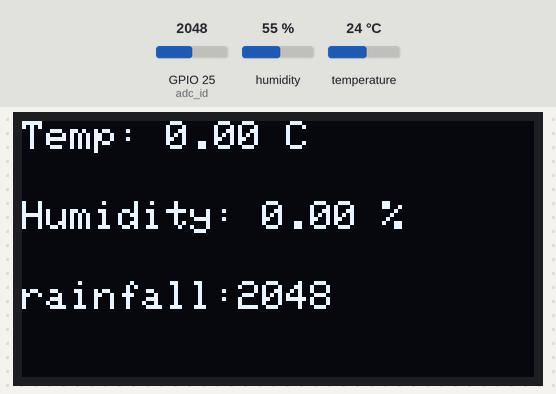
Bench run of a sketch on a simulated ESP32. Shown: 128×64 one-colour display. The test bench sets the inputs (shaded band); at power-on: humidity 55 %, GPIO 25 (adc_id) = 2048, temperature 24 °C.

Above: at 3.2 s.
3.3 s: humidity set to 22 %
At 6.4 s:
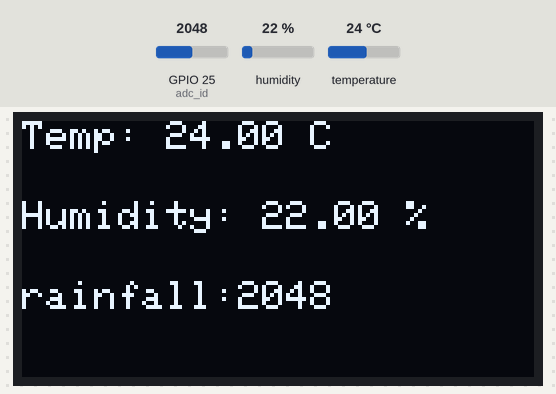
7.6 s: GPIO 25 (adc_id) set to 1960
At 8.9 s:
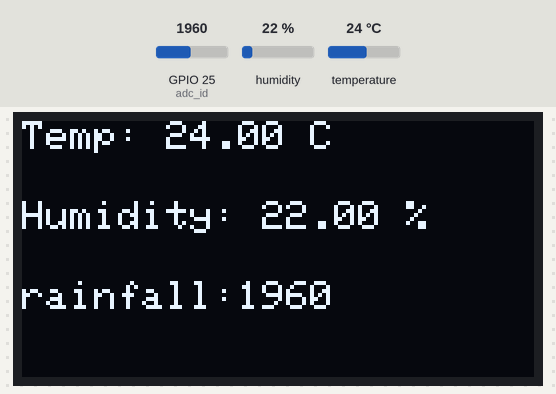
10.3 s: temperature set to 12 °C
At 15.1 s:
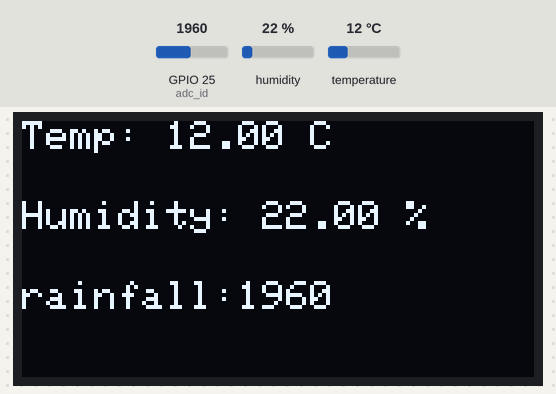
15.7 s: GPIO 25 (adc_id) set to 2040
At 17.6 s:
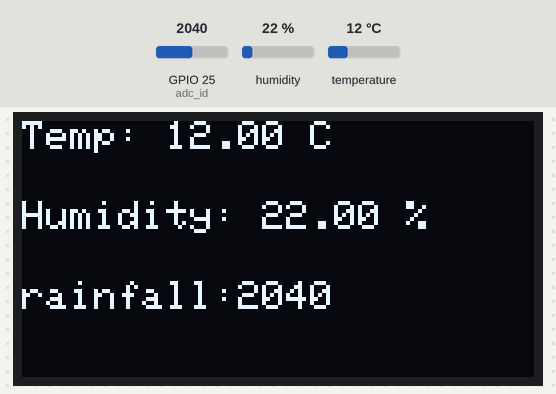
18.4 s: humidity set to 40 %
At 22.6 s:
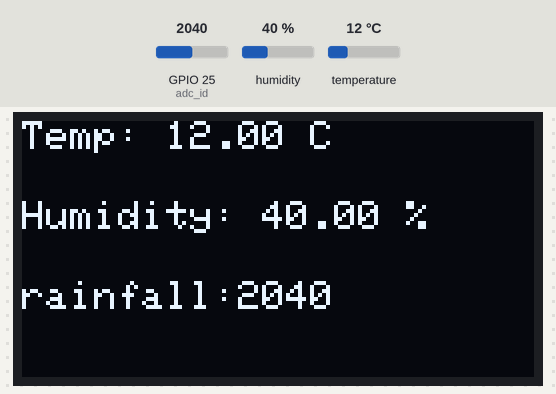
23.8 s: GPIO 25 (adc_id) set to 2047
At 25.1 s:
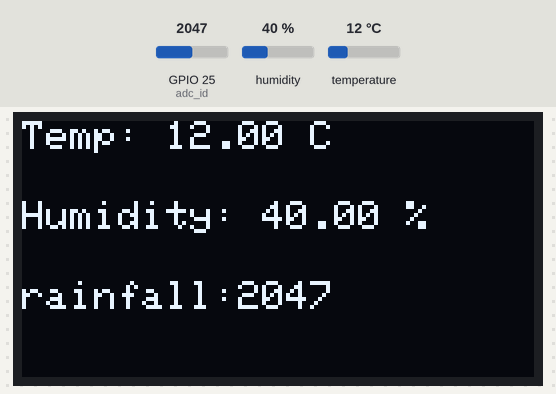
Timing chart, 0 to 26.8 s (numbered marks = the images above; inputs shaded):
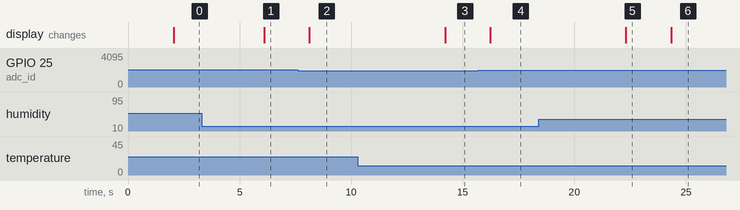

Measured:
- after the input at 3.3 s, the display: changes after 2.8 s (image 1)
- after the input at 7.6 s, the display: changes after 0.53 s (image 2)
- after the input at 10.3 s, the display: changes after 3.9 s (image 3)
- after the input at 15.7 s, the display: changes after 0.54 s (image 4)
- after the input at 18.4 s, the display: changes after 3.9 s (image 5)
- after the input at 23.8 s, the display: changes after 0.54 s (image 6)

The sketch:

weather_station.ino
```cpp
// main.cpp
#include "DHT11.h"
#include "OLED_Display.h"

DHT_nonblocking_sensor sensor;
OLED_Display display;

int adc_id = 25; //pin of water level sensor

float temperature = 0.0;
float humidity = 0.0;

unsigned long lastDHTUpdate = 0;   // Time to read DHT11 periodically

void setup() {
    Serial.begin(9600);
    display.setupOLED();
    display.cleanOled();   // Clear the OLED screen once on power-up
}

void loop() {

    // ************ 1. Read DHT every 2 seconds *************
    if (millis() - lastDHTUpdate > 2000) {
        float temp, hum;

        if (sensor.measure(&temp, &hum) == true) {
            temperature = temp;    // Update only when successful
            humidity = hum;
        }
        lastDHTUpdate = millis();
    }

    // ************ 2. Read water level ADC *************
    int waterLevel = analogRead(adc_id);

    // ************ 3. Refresh OLED (do not clear screen, no flicker) *************
    display.cleanOled();  // Clear the screen once is enough, but if layout changes are needed, put it here as well
    display.displayTemperatureHumidity(temperature, humidity);
    display.displayWaterLever(waterLevel); // Corrected function name from "displayWaterLever" to "displayWaterLevel"
    display.updatedisplay(); // Corrected function name from "updatedisplay" to "updateDisplay"

    delay(2000);
}
```

DHT11.cpp
```cpp
#include "DHT11.h"
#include <Arduino.h>

bool DHT_nonblocking_sensor::measure(float *temperature, float *humidity) {
    static unsigned long measurement_timestamp = millis();

    /* Measure once every four seconds. */
    if (millis() - measurement_timestamp > 3000ul) {
        if (dht_sensor.measure(temperature, humidity) == true) {
            measurement_timestamp = millis();
            return true;
        }
    }

    return false;
}
```

DHT11.h
```cpp
// DHT11.h
#ifndef DHT11_H
#define DHT11_H

#include <dht_nonblocking.h>

#define DHT_SENSOR_TYPE DHT_TYPE_11
#define DHT_SENSOR_PIN 26

class DHT_nonblocking_sensor {
public:
    DHT_nonblocking dht_sensor;

    DHT_nonblocking_sensor() : dht_sensor(DHT_SENSOR_PIN, DHT_SENSOR_TYPE) {}

    bool measure(float *temperature, float *humidity);
};

#endif // DHT11_H
```

OLED_Display.cpp
```cpp
// OLED_Display.cpp
#include "OLED_Display.h"
#include <Arduino.h>


OLED_Display::OLED_Display() : oled(SCREEN_WIDTH, SCREEN_HEIGHT, &Wire, OLED_RESET) {}

void OLED_Display::setupOLED() {
    Serial.begin(115200);
    Wire.begin(21, 22); // SDA=21, SCL=22
    if(!oled.begin(SSD1306_SWITCHCAPVCC, 0x3C)) { // Address 0x3D for 128x64
        Serial.println(F("SSD1306 allocation failed"));
        for(;;);
    }
    delay(2000);
    oled.clearDisplay();
}

void OLED_Display::cleanOled(){

  oled.clearDisplay();
}

void OLED_Display::displayTemperatureHumidity(float temperature, float humidity) {

    oled.setTextSize(1);
    oled.setTextColor(WHITE);
    oled.setCursor(0, 0);
    oled.print("Temp: ");
    oled.print(temperature);
    oled.print(" C");
    oled.setCursor(0, 20);
    oled.print("Humidity: ");
    oled.print(humidity);
    oled.print(" %");
    //display.display();
}


void OLED_Display::displayWaterLever(int value){

    oled.setTextSize(1);
    oled.setTextColor(WHITE);
    oled.setCursor(0, 40);
    oled.print("rainfall:");
    oled.print(value);
    //display.display();

}

void OLED_Display::updatedisplay(){

  oled.display();
}
```

OLED_Display.h
```cpp
// OLED_Display.h
#ifndef OLED_DISPLAY_H
#define OLED_DISPLAY_H

#include <Wire.h>
#include <Adafruit_GFX.h>
#include <Adafruit_SSD1306.h>

#define SCREEN_WIDTH 128 // OLED display width, in pixels
#define SCREEN_HEIGHT 64 // OLED display height, in pixels
#define OLED_RESET -1

class OLED_Display {
public:
    OLED_Display();
    void setupOLED();
    void displayWaterLever(int value);
    void displayTemperatureHumidity(float temperature, float humidity);
    void cleanOled();
    void updatedisplay();
private:
    Adafruit_SSD1306 oled;
};

#endif // OLED_DISPLAY_H
```
